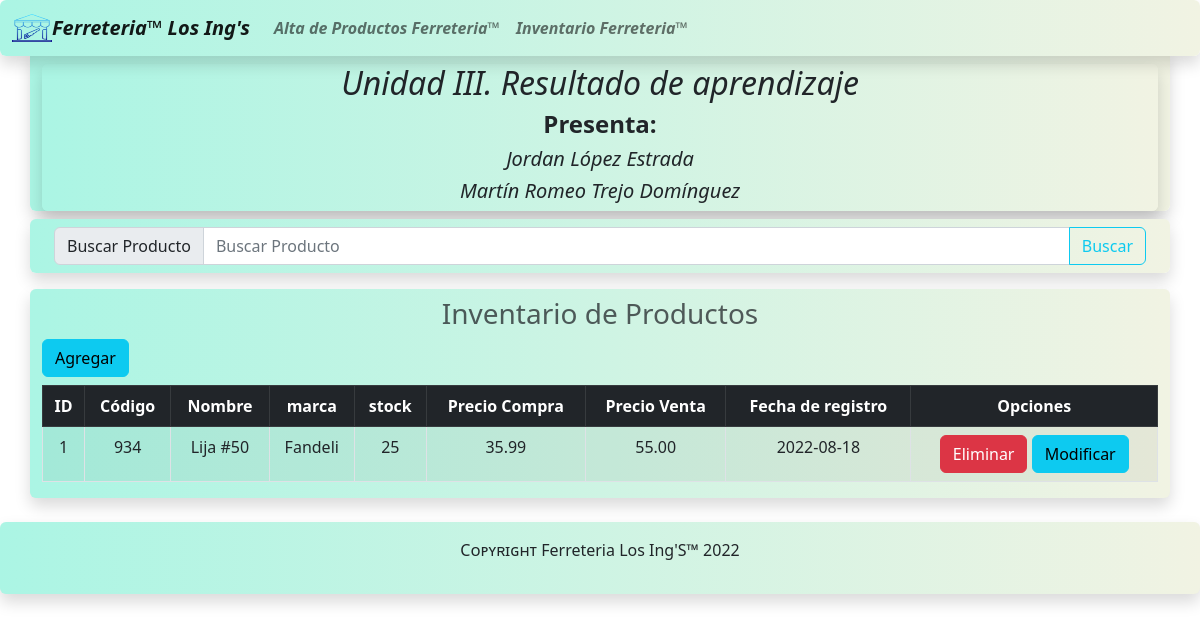
Screenshot of /index.php?busqueda=Lija #50 with the database file from the repository.
### tables this page shows
CREATE TABLE IF NOT EXISTS `ferrproductos` (
  `id` int(11) NOT NULL AUTO_INCREMENT,
  `nombre` varchar(50) DEFAULT NULL,
  `codproducto` int(11) DEFAULT 0,
  `marca` varchar(50) DEFAULT NULL,
  `stock` int(11) DEFAULT NULL,
  `precio_compra` decimal(7,2) DEFAULT NULL,
  `precio_venta` decimal(7,2) DEFAULT NULL,
  `fecha_registro` date DEFAULT NULL,
  PRIMARY KEY (`id`)
);

### index.php (the view, shortened to what this page needs)
<!DOCTYPE html>
<html lang="es-MX">
<head>
</head>
<body>
    <?php
    include("encabezado.php");
    ?>
        <div class="container shadow rounded mt-2 bg-encabezado">
          <nav class="navbar">
            <form class="container-fluid" method="GET" action="#">
              <div class="input-group">
                <span class="input-group-text" id="basic-addon">Buscar Producto</span>
                <input type="search" class="form-control" name="busqueda" placeholder="Buscar Producto" aria-label="Username" aria-describedby="basic-addon1">
                <button class="btn btn-outline-info" type="submit" name="enviar">Buscar</button>
              </div>
            </form>
          </nav>
        </div>
    <section>
        <div class="container table-responsive bg-light shadow rounded mt-3 mb-3 bg-encabezado">
          <div class="col-lg-12">
            <h3 class="text-center text-muted mt-2"> Inventario de Productos</h3>
            <table class="table table-bordered table-striped text-center">
              <thead class="table-dark">
                  <a class='btn btn-info mb-2' href='registrar.php'> Agregar </a>
                  <tr>
                  <th>ID</th>
                  <th>Código</th>
                  <th>Nombre</th>
                  <th>marca</th>
                  <th>stock</th>
                  <th>Precio Compra</th>
                  <th>Precio Venta</th>
                  <th>Fecha de registro</th>
                  <th>Opciones</th>
                  </tr>
              </thead>
                <?php
                  include("conexionbd.php");
                  if(isset($_GET["busqueda"])){
                  $busqueda=$_GET["busqueda"];
                  $consulta="SELECT * FROM ferrproductos where nombre like '%$busqueda%' OR id like '%$busqueda%' OR codproducto like '%$busqueda%' OR marca like '%$busqueda%' OR stock like '%$busqueda%'";
                  }
                  else{
                      $consulta="SELECT * FROM ferrproductos";
                  }
                  $resultado=mysqli_query($conexion,$consulta);
                  if(mysqli_num_rows($resultado)>0)
                    {
                      while($fila=mysqli_fetch_assoc($resultado))
                        {
                        echo "<tr>";
                        echo "<td>".$fila['id']."</td>";
                        echo "<td>".$fila['codproducto']."</td>";
                        echo "<td>".$fila['nombre']."</td>";
                        echo "<td>".$fila['marca']."</td>";
                        echo "<td>".$fila['stock']."</td>";
                        echo "<td>".$fila['precio_compra']."</td>";
                        echo "<td>".$fila['precio_venta']."</td>";
                        echo "<td>".$fila['fecha_registro']."</td>";
                        echo "<td> <a class='btn btn-danger' href='eliminar.php?id=".$fila['id']."'> Eliminar </a> <a class='btn btn-info' href='actualizarproducto.php?codproducto=".$fila['codproducto']."&nombre=".$fila['nombre']."&marca=".$fila['marca']."&stock=".$fila['stock']."&precio_compra=".$fila['precio_compra']."&precio_venta=".$fila['precio_venta']."&fecha_registro=".$fila['fecha_registro']."'> Modificar </a></td>";
                        echo "</tr>";
                          }
                    } else {
                        echo "Sin resultados";
                    }
                ?>
            </table>
      </section>
      <?php
      include("piedepagina.php")
      ?>
</body>
</html>

### encabezado.php (style rules this page uses)
.bg-encabezado { background: #ABF5E4 ; background: linear-gradient(to right, #ABF5E4, #f1f3e3 ); }

### rows the page displays
ferrproductos: id "1", codproducto "934", nombre "Lija #50", marca "Fandeli", stock "25", precio_compra "35.99", precio_venta "55.00", fecha_registro "2022-08-18"
